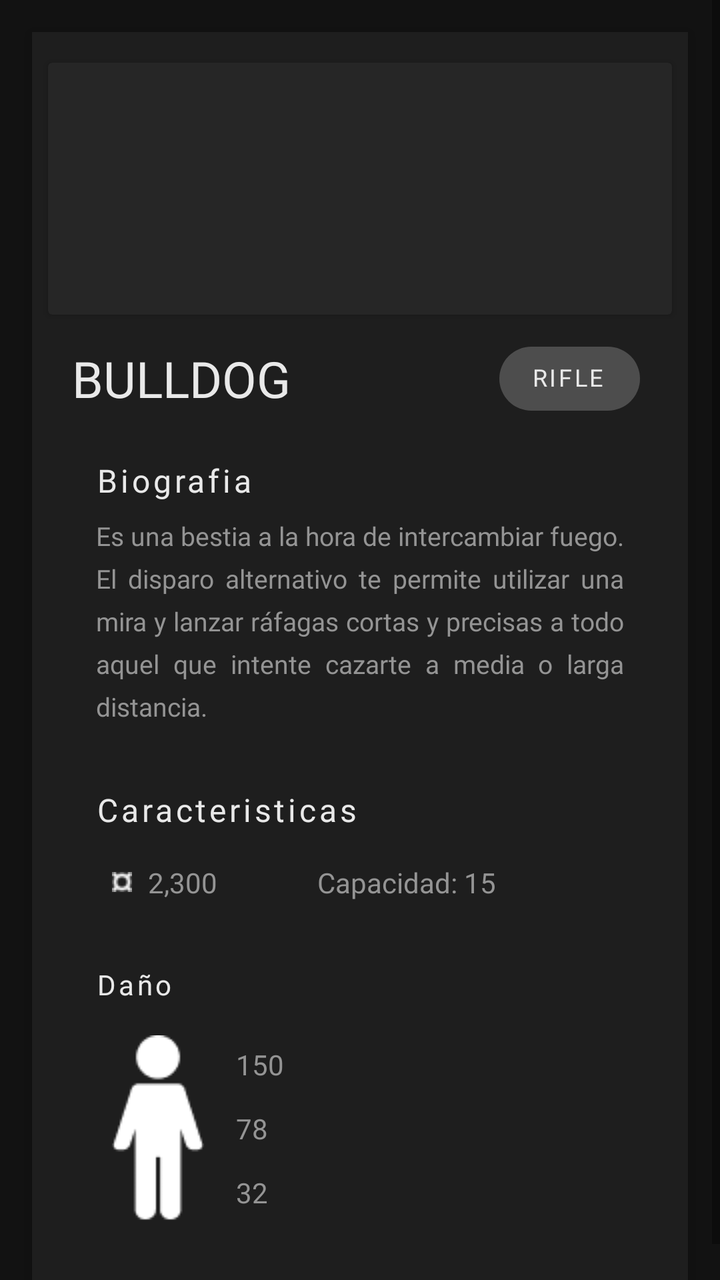
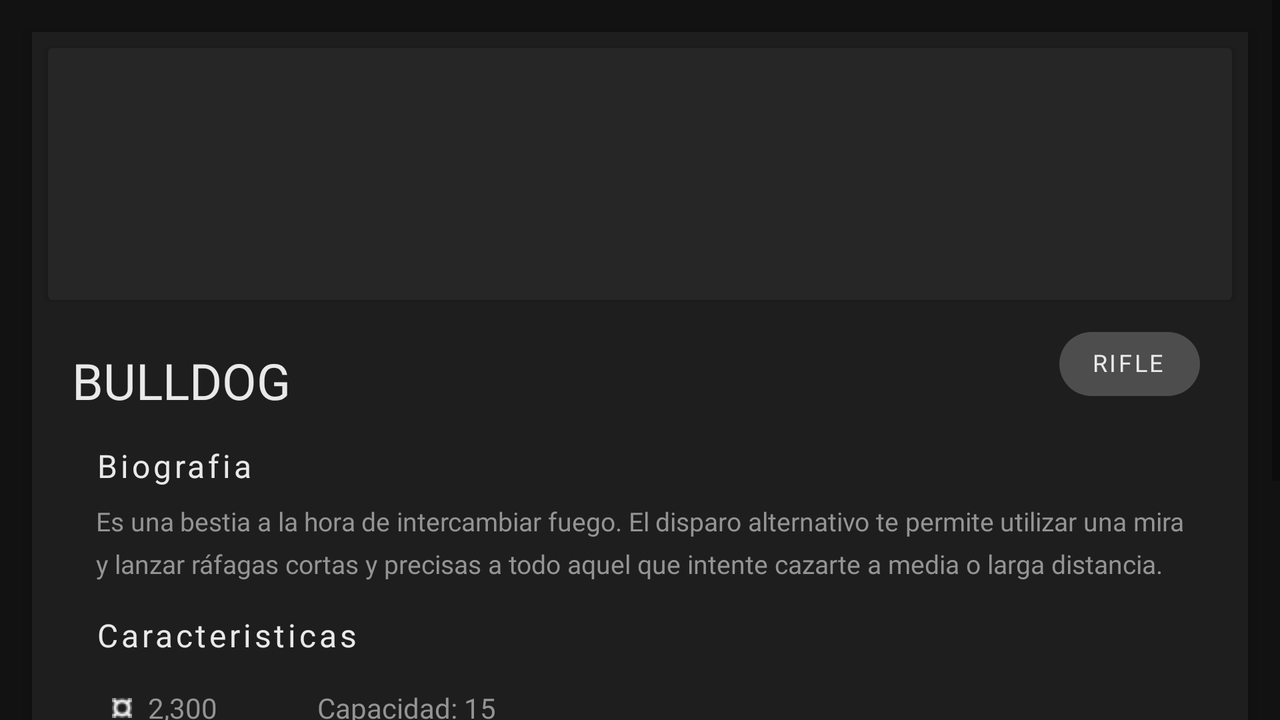

First picture: res/layout/ on a phone held upright. Second picture: the repository's own variant of that layout, on a device whose configuration matches the variant's folder. Source for both follows.
<!-- AndroidManifest.xml: application theme Theme.Valorant -->
<!-- res/layout/activity_arma_item.xml -->
<?xml version="1.0" encoding="utf-8"?>
<androidx.constraintlayout.widget.ConstraintLayout xmlns:android="http://schemas.android.com/apk/res/android"
    xmlns:app="http://schemas.android.com/apk/res-auto"
    xmlns:tools="http://schemas.android.com/tools"
    android:layout_width="match_parent"
    android:layout_height="match_parent"
    android:background="@color/black"
    tools:context=".items.AgenteItem">

    <ScrollView
        android:id="@+id/element_arma"
        android:layout_width="match_parent"
        android:layout_height="match_parent"
        tools:layout_editor_absoluteX="-16dp"
        tools:layout_editor_absoluteY="0dp">

        <LinearLayout
            android:layout_width="match_parent"
            android:layout_height="wrap_content"
            android:orientation="vertical">

            <androidx.constraintlayout.widget.ConstraintLayout
                android:id="@+id/layout"
                android:layout_width="match_parent"
                android:layout_height="wrap_content"
                android:layout_marginHorizontal="16dp"
                android:layout_marginVertical="16dp"
                android:background="@color/grey"
                android:elevation="4dp">

                <androidx.cardview.widget.CardView
                    android:id="@id/arma"
                    android:layout_width="0dp"
                    android:layout_height="wrap_content"
                    android:layout_marginStart="8dp"
                    android:layout_marginTop="8dp"
                    android:layout_marginEnd="8dp"
                    android:elevation="8dp"
                    app:cardBackgroundColor="@color/dark_grey"
                    app:layout_constraintBottom_toTopOf="@+id/nombre_arma"
                    app:layout_constraintEnd_toEndOf="parent"
                    app:layout_constraintStart_toStartOf="parent"
                    app:layout_constraintTop_toTopOf="parent">

                    <ImageView
                        android:id="@+id/imagen_arma"
                        android:layout_width="wrap_content"
                        android:layout_height="110dp"
                        android:layout_marginTop="8dp"
                        android:layout_marginBottom="8dp"
                        android:elevation="8dp"
                        android:scaleType="centerCrop"
                        app:srcCompat="@drawable/w_vandal_basic" />
                </androidx.cardview.widget.CardView>


                <TextView
                    android:id="@+id/nombre_arma"
                    android:layout_width="0dp"
                    android:layout_height="wrap_content"
                    android:layout_marginTop="8dp"
                    android:fontFamily="@font/roboto_regular"
                    android:paddingStart="20dp"
                    android:text="BULLDOG"
                    android:textColor="@color/dark_white"
                    android:textSize="25sp"
                    app:layout_constraintBottom_toTopOf="@+id/biografia"
                    app:layout_constraintEnd_toStartOf="@+id/tipo_arma"
                    app:layout_constraintStart_toStartOf="parent"
                    app:layout_constraintTop_toBottomOf="@+id/arma"
                    tools:ignore="RtlSymmetry" />

                <com.google.android.material.chip.Chip
                    android:id="@+id/tipo_arma"
                    android:layout_width="wrap_content"
                    android:layout_height="wrap_content"
                    android:layout_marginTop="8dp"
                    android:layout_marginEnd="24dp"
                    android:layout_marginBottom="16dp"
                    android:checkable="false"
                    android:letterSpacing="0.1"
                    android:text="RIFLE"
                    android:textAppearance="@style/chipTextAppearance"
                    android:textColor="@color/dark_white"
                    app:chipBackgroundColor="@color/light_grey"
                    app:layout_constraintBottom_toTopOf="@+id/biografia"
                    app:layout_constraintEnd_toEndOf="parent"
                    app:layout_constraintStart_toEndOf="@+id/nombre_arma"
                    app:layout_constraintTop_toBottomOf="@+id/arma"
                    app:textEndPadding="12dp"
                    app:textStartPadding="12dp" />

                <TextView
                    android:id="@+id/biografia"
                    android:layout_width="0dp"
                    android:layout_height="wrap_content"
                    android:layout_marginHorizontal="32dp"
                    android:layout_marginTop="16dp"
                    android:fontFamily="@font/roboto_regular"
                    android:letterSpacing="0.1"
                    android:text="Biografia"
                    android:textColor="@color/dark_white"
                    android:textSize="16sp"
                    app:layout_constraintBottom_toTopOf="@+id/arma_bio"
                    app:layout_constraintEnd_toEndOf="parent"
                    app:layout_constraintStart_toStartOf="parent"
                    app:layout_constraintTop_toBottomOf="@+id/nombre_arma" />

                <TextView
                    android:id="@+id/arma_bio"
                    android:layout_width="0dp"
                    android:layout_height="wrap_content"
                    android:layout_marginStart="32dp"
                    android:layout_marginTop="8dp"
                    android:layout_marginEnd="32dp"
                    android:fontFamily="@font/roboto_regular"
                    android:justificationMode="inter_word"
                    android:lineSpacingExtra="6sp"
                    android:text="Es una bestia a la hora de intercambiar fuego. El disparo alternativo te permite utilizar una mira y lanzar ráfagas cortas y precisas a todo aquel que intente cazarte a media o larga distancia."
                    android:textColor="@color/light_white"
                    android:textSize="13sp"
                    app:layout_constraintEnd_toEndOf="parent"
                    app:layout_constraintStart_toStartOf="parent"
                    app:layout_constraintTop_toBottomOf="@+id/biografia" />

                <TextView
                    android:id="@+id/textView9"
                    android:layout_width="0dp"
                    android:layout_height="wrap_content"
                    android:layout_marginStart="32dp"
                    android:layout_marginTop="32dp"
                    android:layout_marginEnd="32dp"
                    android:fontFamily="@font/roboto_regular"
                    android:justificationMode="inter_word"
                    android:letterSpacing="0.1"
                    android:lineSpacingExtra="6sp"
                    android:text="@string/caracteristicas"
                    android:textColor="@color/dark_white"
                    android:textSize="16sp"
                    app:layout_constraintEnd_toEndOf="parent"
                    app:layout_constraintStart_toStartOf="parent"
                    app:layout_constraintTop_toBottomOf="@+id/arma_bio" />

                <ImageView
                    android:id="@+id/imageView7"
                    android:layout_width="wrap_content"
                    android:layout_height="wrap_content"
                    android:layout_marginStart="40dp"
                    android:layout_marginTop="16dp"
                    android:src="@drawable/credits"
                    app:layout_constraintBottom_toBottomOf="@+id/creditos"
                    app:layout_constraintEnd_toStartOf="@+id/creditos"
                    app:layout_constraintStart_toStartOf="parent"
                    app:layout_constraintTop_toBottomOf="@+id/textView9" />

                <TextView
                    android:id="@+id/creditos"
                    android:layout_width="wrap_content"
                    android:layout_height="wrap_content"
                    android:layout_marginStart="8dp"
                    android:layout_marginTop="16dp"
                    android:fontFamily="@font/roboto_regular"
                    android:justificationMode="inter_word"
                    android:lineSpacingExtra="6sp"
                    android:text="2,300"
                    android:textColor="@color/light_white"
                    app:layout_constraintStart_toEndOf="@+id/imageView7"
                    app:layout_constraintTop_toBottomOf="@+id/textView9" />

                <TextView
                    android:id="@+id/textView7"
                    android:layout_width="wrap_content"
                    android:layout_height="wrap_content"
                    android:layout_marginStart="50dp"
                    android:layout_marginTop="16dp"
                    android:layout_marginEnd="8dp"
                    android:fontFamily="@font/roboto_regular"
                    android:justificationMode="inter_word"
                    android:lineSpacingExtra="6sp"
                    android:text="Capacidad: "
                    android:textColor="@color/light_white"
                    app:layout_constraintBottom_toBottomOf="@+id/creditos"
                    app:layout_constraintEnd_toStartOf="@+id/capacidad"
                    app:layout_constraintStart_toEndOf="@+id/creditos"
                    app:layout_constraintTop_toBottomOf="@+id/textView9" />

                <TextView
                    android:id="@+id/capacidad"
                    android:layout_width="wrap_content"
                    android:layout_height="wrap_content"
                    android:layout_marginTop="16dp"
                    android:fontFamily="@font/roboto_regular"
                    android:justificationMode="inter_word"
                    android:lineSpacingExtra="6sp"
                    android:text="15"
                    android:textColor="@color/light_white"
                    app:layout_constraintBottom_toBottomOf="@+id/textView7"
                    app:layout_constraintStart_toEndOf="@+id/textView7"
                    app:layout_constraintTop_toBottomOf="@+id/textView9" />

                <TextView
                    android:id="@+id/textView10"
                    android:layout_width="0dp"
                    android:layout_height="wrap_content"
                    android:layout_marginStart="32dp"
                    android:layout_marginTop="32dp"
                    android:layout_marginEnd="32dp"
                    android:fontFamily="@font/roboto_regular"
                    android:justificationMode="inter_word"
                    android:letterSpacing="0.1"
                    android:lineSpacingExtra="6sp"
                    android:text="Daño"
                    android:textColor="@color/dark_white"
                    android:textSize="14sp"
                    app:layout_constraintEnd_toEndOf="parent"
                    app:layout_constraintHorizontal_bias="1.0"
                    app:layout_constraintStart_toStartOf="parent"
                    app:layout_constraintTop_toBottomOf="@+id/textView7" />

                <ImageView
                    android:id="@+id/imageView8"
                    android:layout_width="wrap_content"
                    android:layout_height="wrap_content"
                    android:layout_marginStart="40dp"
                    android:layout_marginTop="16dp"
                    android:layout_marginEnd="101dp"
                    android:layout_marginBottom="32dp"
                    android:src="@drawable/persona"
                    app:layout_constraintBottom_toBottomOf="parent"
                    app:layout_constraintEnd_toStartOf="@+id/damage_head"
                    app:layout_constraintStart_toStartOf="parent"
                    app:layout_constraintTop_toBottomOf="@+id/textView10" />

                <TextView
                    android:id="@+id/damage_head"
                    android:layout_width="0dp"
                    android:layout_height="wrap_content"
                    android:layout_marginStart="16dp"
                    android:fontFamily="@font/roboto_regular"
                    android:justificationMode="inter_word"
                    android:lineSpacingExtra="6sp"
                    android:text="150"
                    android:textColor="@color/light_white"
                    app:layout_constraintBottom_toTopOf="@+id/damage_body"
                    app:layout_constraintStart_toEndOf="@+id/imageView8"
                    app:layout_constraintTop_toTopOf="@+id/imageView8" />

                <TextView
                    android:id="@+id/damage_body"
                    android:layout_width="0dp"
                    android:layout_height="wrap_content"
                    android:layout_marginStart="16dp"
                    android:layout_marginTop="8dp"
                    android:fontFamily="@font/roboto_regular"
                    android:justificationMode="inter_word"
                    android:lineSpacingExtra="6sp"
                    android:text="78"
                    android:textColor="@color/light_white"
                    app:layout_constraintBottom_toTopOf="@+id/damage_leg"
                    app:layout_constraintEnd_toEndOf="parent"
                    app:layout_constraintStart_toEndOf="@+id/imageView8"
                    app:layout_constraintTop_toBottomOf="@+id/damage_head" />

                <TextView
                    android:id="@+id/damage_leg"
                    android:layout_width="0dp"
                    android:layout_height="wrap_content"
                    android:layout_marginStart="16dp"
                    android:layout_marginTop="8dp"
                    android:fontFamily="@font/roboto_regular"
                    android:justificationMode="inter_word"
                    android:lineSpacingExtra="6sp"
                    android:text="32"
                    android:textColor="@color/light_white"
                    app:layout_constraintBottom_toBottomOf="@+id/imageView8"
                    app:layout_constraintEnd_toEndOf="parent"
                    app:layout_constraintStart_toEndOf="@+id/imageView8"
                    app:layout_constraintTop_toBottomOf="@+id/damage_body" />


            </androidx.constraintlayout.widget.ConstraintLayout>
        </LinearLayout>
    </ScrollView>
</androidx.constraintlayout.widget.ConstraintLayout>
<!-- resources referenced by this layout -->
<resources>
  <color name="black">#121212</color>
  <color name="dark_grey">#262626</color>
  <color name="dark_white">#E9E9E9</color>
  <color name="grey">#1E1E1E</color>
  <color name="light_grey">#4D4D4D</color>
  <color name="light_white">#949494</color>
  <!-- drawable credits: png bitmap (drawable-v24, 737 bytes) -->
  <!-- drawable persona: png bitmap (drawable-v24, 938 bytes) -->
  <string name="caracteristicas">Caracteristicas</string>
  <style name="chipTextAppearance" parent="TextAppearance.MaterialComponents.Chip">
          <item name="android:textSize">12sp</item>
      </style>
  <style name="Theme.Valorant" parent="Theme.MaterialComponents.DayNight.DarkActionBar">
          
          <item name="colorPrimary">@color/grey</item>
          <item name="colorPrimaryVariant">@color/black</item>
          <item name="colorOnPrimary">@color/white</item>
          
          <item name="colorSecondary">@color/teal_200</item>
          <item name="colorSecondaryVariant">@color/teal_700</item>
          <item name="colorOnSecondary">@color/black</item>
          
          <item name="android:statusBarColor" tools:targetApi="l">?attr/colorPrimaryVariant</item>
          
      </style>
  <color name="white">#FFFFFFFF</color>
  <color name="teal_200">#FF03DAC5</color>
  <color name="teal_700">#FF018786</color>
</resources>
<!-- res/layout-land/activity_arma_item.xml (the repository's variant of the layout above) -->
<!-- drawn on the phone turned sideways -->
<?xml version="1.0" encoding="utf-8"?>
<androidx.constraintlayout.widget.ConstraintLayout xmlns:android="http://schemas.android.com/apk/res/android"
    xmlns:app="http://schemas.android.com/apk/res-auto"
    xmlns:tools="http://schemas.android.com/tools"
    android:layout_width="match_parent"
    android:layout_height="match_parent"
    android:background="@color/black"
    tools:context=".items.AgenteItem">

    <ScrollView
        android:id="@+id/element_arma"
        android:layout_width="match_parent"
        android:layout_height="match_parent"
        tools:layout_editor_absoluteX="-16dp"
        tools:layout_editor_absoluteY="0dp">

        <LinearLayout
            android:layout_width="match_parent"
            android:layout_height="wrap_content"
            android:orientation="vertical">

            <androidx.constraintlayout.widget.ConstraintLayout
                android:id="@+id/layout"
                android:layout_width="match_parent"
                android:layout_height="wrap_content"
                android:layout_marginHorizontal="16dp"
                android:layout_marginVertical="16dp"
                android:background="@color/grey"
                android:elevation="4dp">

                <androidx.cardview.widget.CardView
                    android:id="@id/arma"
                    android:layout_width="0dp"
                    android:layout_height="wrap_content"
                    android:layout_marginStart="8dp"
                    android:layout_marginTop="8dp"
                    android:layout_marginEnd="8dp"
                    android:elevation="8dp"
                    app:cardBackgroundColor="@color/dark_grey"
                    app:layout_constraintBottom_toTopOf="@+id/nombre_agente"
                    app:layout_constraintEnd_toEndOf="parent"
                    app:layout_constraintStart_toStartOf="parent"
                    app:layout_constraintTop_toTopOf="parent">

                    <ImageView
                        android:id="@+id/imagen_arma"
                        android:layout_width="wrap_content"
                        android:layout_height="110dp"
                        android:layout_marginTop="8dp"
                        android:layout_marginBottom="8dp"
                        android:elevation="8dp"
                        android:scaleType="centerInside"
                        app:srcCompat="@drawable/w_vandal_basic" />
                </androidx.cardview.widget.CardView>


                <TextView
                    android:id="@+id/nombre_arma"
                    android:layout_width="0dp"
                    android:layout_height="wrap_content"
                    android:layout_marginTop="8dp"
                    android:fontFamily="@font/roboto_regular"
                    android:paddingStart="20dp"
                    android:text="BULLDOG"
                    android:textColor="@color/dark_white"
                    android:textSize="25sp"
                    app:layout_constraintBottom_toTopOf="@+id/biografia"
                    app:layout_constraintEnd_toStartOf="@+id/tipo_arma"
                    app:layout_constraintStart_toStartOf="parent"
                    app:layout_constraintTop_toBottomOf="@+id/arma" />

                <com.google.android.material.chip.Chip
                    android:id="@+id/tipo_arma"
                    android:layout_width="wrap_content"
                    android:layout_height="wrap_content"
                    android:layout_marginTop="8dp"
                    android:layout_marginEnd="24dp"
                    android:layout_marginBottom="16dp"
                    android:checkable="false"
                    android:letterSpacing="0.1"
                    android:text="RIFLE"
                    android:textAppearance="@style/chipTextAppearance"
                    android:textColor="@color/dark_white"
                    app:chipBackgroundColor="@color/light_grey"
                    app:layout_constraintBottom_toTopOf="@+id/biografia"
                    app:layout_constraintEnd_toEndOf="parent"
                    app:layout_constraintStart_toEndOf="@+id/nombre_agente"
                    app:layout_constraintTop_toBottomOf="@+id/arma"
                    app:textEndPadding="12dp"
                    app:textStartPadding="12dp" />

                <TextView
                    android:id="@+id/biografia"
                    android:layout_width="0dp"
                    android:layout_height="wrap_content"
                    android:layout_marginHorizontal="32dp"
                    android:layout_marginTop="16dp"
                    android:fontFamily="@font/roboto_regular"
                    android:letterSpacing="0.1"
                    android:text="Biografia"
                    android:textColor="@color/dark_white"
                    android:textSize="16sp"
                    app:layout_constraintBottom_toTopOf="@+id/arma_bio"
                    app:layout_constraintEnd_toEndOf="parent"
                    app:layout_constraintStart_toStartOf="parent"
                    app:layout_constraintTop_toBottomOf="@+id/nombre_agente" />

                <TextView
                    android:id="@+id/arma_bio"
                    android:layout_width="0dp"
                    android:layout_height="wrap_content"
                    android:layout_marginStart="32dp"
                    android:layout_marginTop="8dp"
                    android:layout_marginEnd="32dp"
                    android:fontFamily="@font/roboto_regular"
                    android:justificationMode="inter_word"
                    android:lineSpacingExtra="6sp"
                    android:text="Es una bestia a la hora de intercambiar fuego. El disparo alternativo te permite utilizar una mira y lanzar ráfagas cortas y precisas a todo aquel que intente cazarte a media o larga distancia."
                    android:textColor="@color/light_white"
                    android:textSize="13sp"
                    app:layout_constraintEnd_toEndOf="parent"
                    app:layout_constraintStart_toStartOf="parent"
                    app:layout_constraintTop_toBottomOf="@+id/biografia" />

                <TextView
                    android:id="@+id/textView9"
                    android:layout_width="0dp"
                    android:layout_height="wrap_content"
                    android:layout_marginStart="32dp"
                    android:layout_marginTop="16dp"
                    android:layout_marginEnd="32dp"
                    android:fontFamily="@font/roboto_regular"
                    android:justificationMode="inter_word"
                    android:letterSpacing="0.1"
                    android:lineSpacingExtra="6sp"
                    android:text="@string/caracteristicas"
                    android:textColor="@color/dark_white"
                    android:textSize="16sp"
                    app:layout_constraintEnd_toEndOf="parent"
                    app:layout_constraintStart_toStartOf="parent"
                    app:layout_constraintTop_toBottomOf="@+id/arma_bio" />

                <ImageView
                    android:id="@+id/imageView7"
                    android:layout_width="wrap_content"
                    android:layout_height="wrap_content"
                    android:layout_marginStart="40dp"
                    android:layout_marginTop="16dp"
                    android:src="@drawable/credits"
                    app:layout_constraintBottom_toBottomOf="@+id/creditos"
                    app:layout_constraintEnd_toStartOf="@+id/creditos"
                    app:layout_constraintStart_toStartOf="parent"
                    app:layout_constraintTop_toBottomOf="@+id/textView9" />

                <TextView
                    android:id="@+id/creditos"
                    android:layout_width="wrap_content"
                    android:layout_height="wrap_content"
                    android:layout_marginStart="8dp"
                    android:layout_marginTop="16dp"
                    android:fontFamily="@font/roboto_regular"
                    android:justificationMode="inter_word"
                    android:lineSpacingExtra="6sp"
                    android:text="2,300"
                    android:textColor="@color/light_white"
                    app:layout_constraintStart_toEndOf="@+id/imageView7"
                    app:layout_constraintTop_toBottomOf="@+id/textView9" />

                <TextView
                    android:id="@+id/textView7"
                    android:layout_width="wrap_content"
                    android:layout_height="wrap_content"
                    android:layout_marginStart="50dp"
                    android:layout_marginTop="16dp"
                    android:layout_marginEnd="8dp"
                    android:fontFamily="@font/roboto_regular"
                    android:justificationMode="inter_word"
                    android:lineSpacingExtra="6sp"
                    android:text="Capacidad: "
                    android:textColor="@color/light_white"
                    app:layout_constraintBottom_toBottomOf="@+id/creditos"
                    app:layout_constraintEnd_toStartOf="@+id/capacidad"
                    app:layout_constraintStart_toEndOf="@+id/creditos"
                    app:layout_constraintTop_toBottomOf="@+id/textView9" />

                <TextView
                    android:id="@+id/capacidad"
                    android:layout_width="wrap_content"
                    android:layout_height="wrap_content"
                    android:layout_marginTop="16dp"
                    android:fontFamily="@font/roboto_regular"
                    android:justificationMode="inter_word"
                    android:lineSpacingExtra="6sp"
                    android:text="15"
                    android:textColor="@color/light_white"
                    app:layout_constraintBottom_toBottomOf="@+id/textView7"
                    app:layout_constraintStart_toEndOf="@+id/textView7"
                    app:layout_constraintTop_toBottomOf="@+id/textView9" />

                <TextView
                    android:id="@+id/textView10"
                    android:layout_width="0dp"
                    android:layout_height="wrap_content"
                    android:layout_marginStart="32dp"
                    android:layout_marginTop="16dp"
                    android:layout_marginEnd="32dp"
                    android:fontFamily="@font/roboto_regular"
                    android:justificationMode="inter_word"
                    android:letterSpacing="0.1"
                    android:lineSpacingExtra="6sp"
                    android:text="Daño"
                    android:textColor="@color/dark_white"
                    android:textSize="14sp"
                    app:layout_constraintEnd_toEndOf="parent"
                    app:layout_constraintHorizontal_bias="1.0"
                    app:layout_constraintStart_toStartOf="parent"
                    app:layout_constraintTop_toBottomOf="@+id/textView7" />

                <ImageView
                    android:id="@+id/imageView8"
                    android:layout_width="wrap_content"
                    android:layout_height="wrap_content"
                    android:layout_marginStart="40dp"
                    android:layout_marginTop="16dp"
                    android:layout_marginEnd="101dp"
                    android:layout_marginBottom="16dp"
                    android:src="@drawable/persona"
                    app:layout_constraintBottom_toBottomOf="parent"
                    app:layout_constraintEnd_toStartOf="@+id/damage_head"
                    app:layout_constraintStart_toStartOf="parent"
                    app:layout_constraintTop_toBottomOf="@+id/textView10" />

                <TextView
                    android:id="@+id/damage_head"
                    android:layout_width="0dp"
                    android:layout_height="wrap_content"
                    android:layout_marginStart="16dp"
                    android:fontFamily="@font/roboto_regular"
                    android:justificationMode="inter_word"
                    android:lineSpacingExtra="6sp"
                    android:text="150"
                    android:textColor="@color/light_white"
                    app:layout_constraintBottom_toTopOf="@+id/damage_body"
                    app:layout_constraintStart_toEndOf="@+id/imageView8"
                    app:layout_constraintTop_toTopOf="@+id/imageView8" />

                <TextView
                    android:id="@+id/damage_body"
                    android:layout_width="0dp"
                    android:layout_height="wrap_content"
                    android:layout_marginStart="16dp"
                    android:layout_marginTop="8dp"
                    android:fontFamily="@font/roboto_regular"
                    android:justificationMode="inter_word"
                    android:lineSpacingExtra="6sp"
                    android:text="78"
                    android:textColor="@color/light_white"
                    app:layout_constraintBottom_toTopOf="@+id/damage_leg"
                    app:layout_constraintEnd_toEndOf="parent"
                    app:layout_constraintStart_toEndOf="@+id/imageView8"
                    app:layout_constraintTop_toBottomOf="@+id/damage_head" />

                <TextView
                    android:id="@+id/damage_leg"
                    android:layout_width="0dp"
                    android:layout_height="wrap_content"
                    android:layout_marginStart="16dp"
                    android:layout_marginTop="8dp"
                    android:layout_marginBottom="4dp"
                    android:fontFamily="@font/roboto_regular"
                    android:justificationMode="inter_word"
                    android:lineSpacingExtra="6sp"
                    android:text="32"
                    android:textColor="@color/light_white"
                    app:layout_constraintBottom_toBottomOf="@+id/imageView8"
                    app:layout_constraintEnd_toEndOf="parent"
                    app:layout_constraintStart_toEndOf="@+id/imageView8"
                    app:layout_constraintTop_toBottomOf="@+id/damage_body" />


            </androidx.constraintlayout.widget.ConstraintLayout>
        </LinearLayout>
    </ScrollView>
</androidx.constraintlayout.widget.ConstraintLayout>
